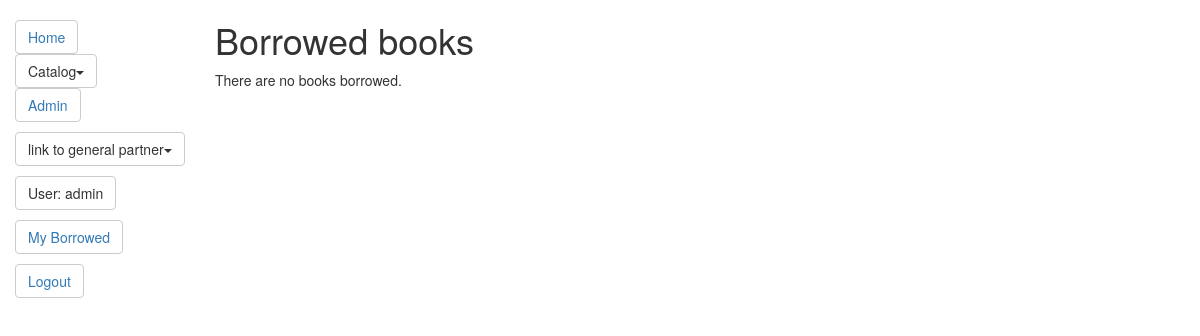
The app's page /catalog/mybooks/ (signed in) with its own data.
### catalog/models.py (models this page shows, shortened)
class NavigationTree(models.Model):
    name = models.CharField('Name', max_length=300 , help_text = 'Enter the name', null = False, default = 'Node of tree')
    parent = models.ForeignKey('NavigationTree', on_delete=models.CASCADE, null=True, default = "#")
    nav_menu = models.ForeignKey('NavigationMenu', on_delete=models.CASCADE, null=True)
    order = models.IntegerField()
    link = models.CharField('Link', max_length=300, help_text='Enter the link:',null=False, default='#')
    is_parent = models.BooleanField(default = None, null=True)
    class Meta:
        ordering = ["order"]

### catalog/views.py (the view)
# urls.py: path('mybooks/', views.LoanedBooksByUserListView.as_view(), name='my-borrowed'),
class LoanedBooksByUserListView(LoginRequiredMixin, generic.ListView):
    model = BookInstance
    template_name ='catalog/bookinstance_list_borrowed_user.html'
    paginate_by = 10
    def get_queryset(self):
        return BookInstance.objects.filter(borrower=self.request.user).filter(status__exact='o').order_by('due_back')

### catalog/templatetags/nav_menu.py (called while the page is built)
@register.inclusion_tag('navigation_tree.html', takes_context=True)
def draw_menu(context, menu = None):
    tree = NavigationTree.objects.filter(nav_menu__name = menu)
    print()
    return {"tree": tree, 'request':context['request']}

### catalog/templates/catalog/bookinstance_list_borrowed_user.html
{% extends "base_generic.html" %}
{% block content %}
    <h1>Borrowed books</h1>
    {% if bookinstance_list %}
    <ul>
      {% for bookinst in bookinstance_list %}
      <li class="{% if bookinst.is_overdue %}text-danger{% endif %}">
        <a href="{% url 'book-detail' bookinst.book.pk %}">{{bookinst.book.title}}</a> ({{ bookinst.due_back }})
      </li>
      {% endfor %}
    </ul>
    {% else %}
      <p>There are no books borrowed.</p>
    {% endif %}
{% endblock %}

### catalog/templates/base_generic.html (shortened to what this page needs)
<!DOCTYPE html>
<html lang="en">
<head>
  <link rel="stylesheet" href="https://maxcdn.bootstrapcdn.com/bootstrap/3.3.7/css/bootstrap.min.css">
  <link href="https://kybarg.github.io/bootstrap-dropdown-hover/assets/bootstrap-dropdownhover/css/bootstrap-dropdownhover.min.css" rel="stylesheet">
  {% load static %}
  <link rel="stylesheet" href="{% static 'css/styles.css' %}"></head>
  <link rel="stylesheet" href="{% static 'css/animate.css' %}"></head>
<body>
  {% load nav_menu %}
  <div class="container-fluid">
    <div class="row">
      <div class="col-sm-2">
      {% block sidebar %}
      <ul class="sidebar-nav">
          {% draw_menu "main menu" %}<p></p>
          {% draw_menu "About" %}<p></p>
        {% if user.is_authenticated %} <p></p>
          <li class="btn btn-default dropdown-toggle">User: {{ user.get_username }}</li><p></p>
          <li class="btn btn-default dropdown-toggle"><a href="{% url 'my-borrowed' %}">My Borrowed</a></li><p></p>
          <li class="btn btn-default dropdown-toggle"><a href="{% url 'logout'%}?next={{request.path}}">Logout</a></li><p></p>
          {% else %}
          <li class="btn btn-default dropdown-toggle"><a href="{% url 'login'%}?next={{request.path}}">Login</a></li><p></p>
          {% endif %}
      </ul>
     {% endblock %}
      </div>
      <div class="col-sm-10 ">
      {% block content %}{% endblock %}
      </div>
    </div>
  </div>
</body>
</html>

### catalog/templates/navigation_tree.html (shortened to what this page needs)
{% for root in tree %}
{% if root.parent_id == None %}
    {% for node in tree %}
    {% if node.parent_id == root.id and node.is_parent == False %}
    <li class="btn btn-default dropdown-toggle"><a href="{{ node.link }}">{{node.name}}</a></li>
    {% elif node.parent_id == root.id and node.is_parent == True %}
    <div class="dropdown">
        <a href = {{node.link}} class="btn btn-default dropdown-toggle" type="button" data-toggle="dropdown" data-hover="dropdown" data-animations="fadeIn fadeIn fadeIn fadeIn">
            {{node.name}}<span class="caret"></span>
        </a>
    </div>
    {% endif %}
    {% endfor %}
{% endif %}
{% endfor %}

### catalog/static/css/styles.css (style rules this page uses)
.sidebar-nav { margin-top: 20px; padding: 0; list-style: none; }

### records on screen
NavigationTree: name "Home"
NavigationTree: name "Catalog"
NavigationTree: name "Admin"
NavigationTree: name "link to general partner"

### other values on screen
{{ user.get_username }} "admin"
